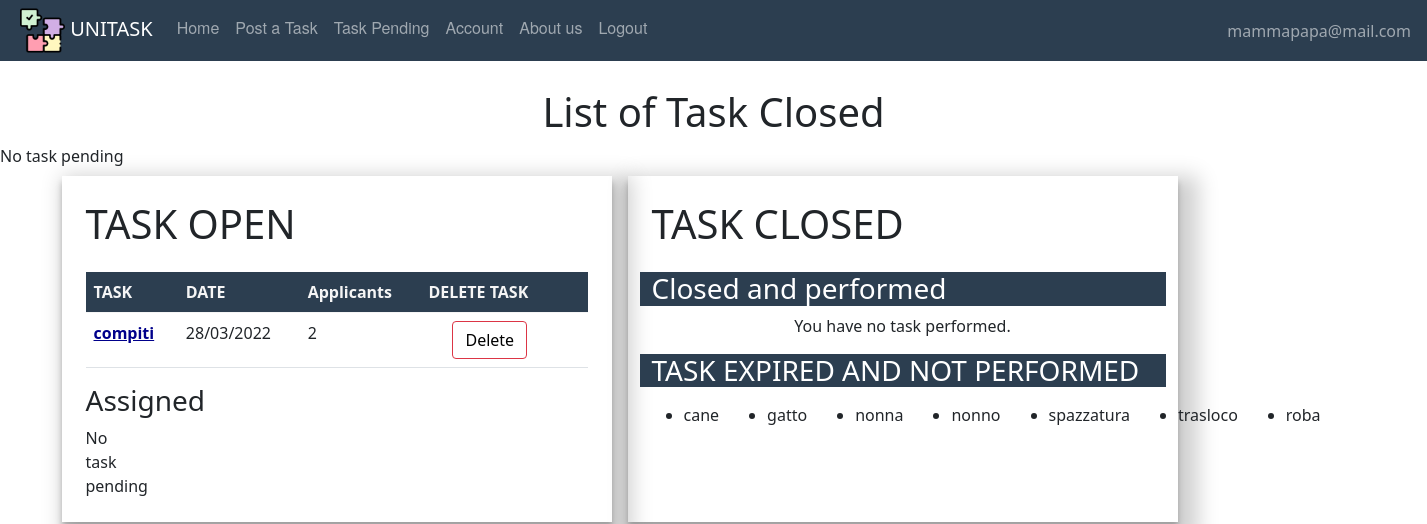
The app's page /taskpending (signed in), older data.
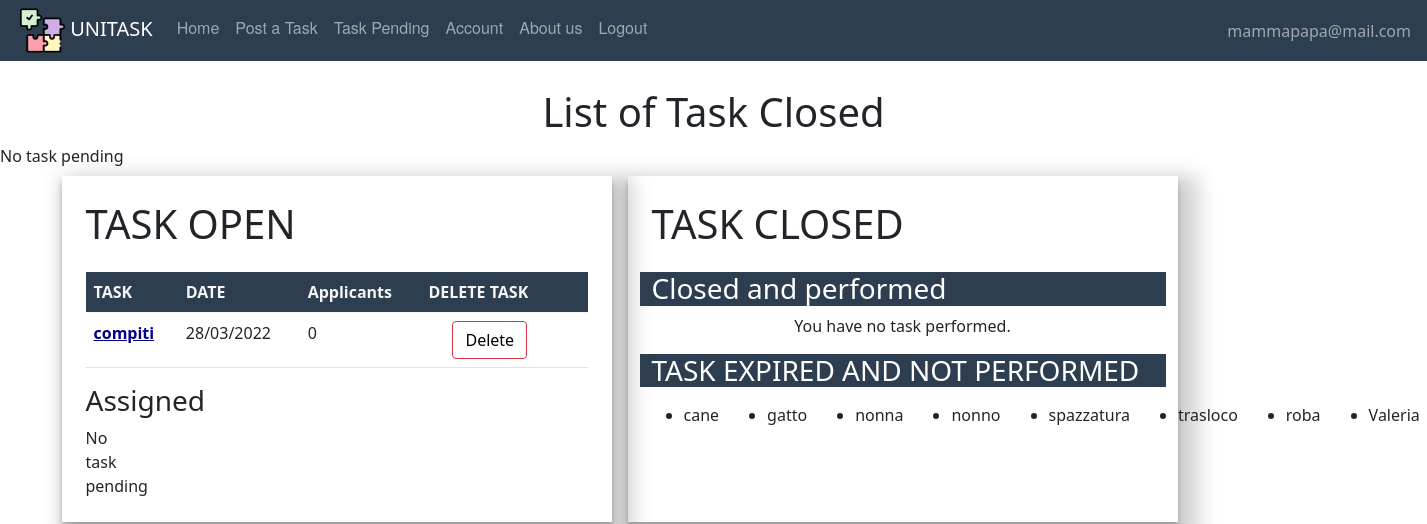
The same page, newer data.
### website/models.py (models this page shows, shortened)
class User(db.Model, UserMixin):
    id = db.Column(db.Integer, primary_key=True)
    email = db.Column(db.String(150), unique=True)
    password = db.Column(db.String(150))
    first_name = db.Column(db.String(150))
    surname = db.Column(db.String(150))
    description = db.Column(db.String(200))
    type = db.Column(db.String(20))
    reviewsposted = db.relationship('Review', foreign_keys='Review.id_reviewer',
                                    backref='author')
    reviewsreceived = db.relationship('Review', foreign_keys='Review.id_reviewed',
                                      backref='received')
    __mapper_args__ = {
        'polymorphic_on': type,
        'polymorphic_identity': 'user',
    }

class Offer(db.Model, UserMixin):
    id = db.Column(db.Integer, primary_key=True)
    title = db.Column(db.String(150))
    description = db.Column(db.String(150))
    address = db.Column(db.String(150))
    placeId = db.Column(db.String(150))
    amount = db.Column(db.Integer)
    lat = db.Column(db.Float)
    lng = db.Column(db.Float)
    date = db.Column(db.DateTime(timezone=True), default=func.now())
    dateexpire = db.Column(db.DateTime(timezone=True), default=func.now())
    isAss = db.Column(db.Boolean, default=False)
    date_task = db.Column(db.DateTime(timezone=True))
    id_adult = db.Column(db.Integer, db.ForeignKey('adult.id'))
    scelta = db.Column(db.Integer, db.ForeignKey('student.id'))
    isPerf = db.Column(db.Boolean, default=False)
    rece = db.relationship('Review', backref='recensione')
    isClosed = db.Column(db.Boolean, default=False)

### website/adult/routes.py (the view)
@adults.route('/taskpending')
def taskpending():
        pending = []
        for task in current_user.tasks:
            if task.isAss and task.isClosed == False:
                pending.append(task)
            if task.isAss == False and task.isPerf == True:
                pending.append(task)
        return render_template("adult/taskspending.html", user=current_user, pending=pending)

### website/models.py (called while the page is built)
    def gettaskclosed(self):
        t = []
        for off in self.tasks:
            if off.isClosed and off.isPerf:
                t.append(off)
        return t

    def gettaskexpired(self):
        t = []
        for off in self.tasks:
            if off.isClosed and not off.isPerf:
                t.append(off)
        return t

    def gettasksopen(self):
        t = []
        for off in self.tasks:
            if not off.isClosed:
                t.append(off)
        return t

### website/templates/adult/taskspending.html
{% extends "base.html" %} {% block title %}Task to be performed{% endblock %} {% block content%}
    <br />
    <h1 align="center">List of Task Closed</h1>
<ul class="list-group list-group-flush" id="offers">
    {%  if pending|length != 0 %}
      {% for offer in pending %}
                <li class="list-group-item">
                    titolo task : {{ offer.title }}
                    performata da: {{ offer.performer.first_name }}
              <br/>
                    {% if offer.isAss==True and offer.isPerf==False %}
                <button> <a href={{ url_for('users.writereview', task_id=offer.id) }} > The task has been performed! Review the performer</a></button>
                </li>
                    {% endif %}
      {% endfor %}
    {% else %}
        No task pending
    {% endif %}
</ul>
     <div class="container">
        <div class="row">
            <div class="col-5 p-4 m-2 col-page">
                <h1 align="left" class="mb-4">TASK OPEN</h1>
                <table class="table table-hover">
                    {%set  l = user.gettasksopen() %}
                    {% if l %}
                         <thead class="thead-dark" style="color:whitesmoke; background:#2c3e50">
                                <tr>
                                    <th scope="col">TASK</th>
                                    <th scope="col">DATE</th>
                                    <th scope="col">Applicants</th>
                                    <th scope="col">DELETE TASK</th>
                                </tr>
                                </thead>
                        {% for offer in l %}
                            {% if offer.isAss==False %}
                                <tbody>
                                <tr>
                                    <th scope="row"><a style="color:darkblue" href={{ url_for('users.task', task_id=offer.id) }} >{{ offer.title }}</a></th>
                                    <td>{{ offer.date_task.strftime("%d/%m/%Y") }}</td>
                                    <td>{{ offer.applicants|length }}</td>
                                    <td><button type="button"  class="btn btn-outline-danger mx-4"><a class="delete-button" href={{ url_for('adults.deletetask', task_id=offer.id) }} > Delete</a></button></td>
                                </tr>
                                </tbody>
                            {% endif %}
                        {% endfor %}
                    {% else %}
                        No task pending
                    {% endif %}
                </table>
            <div class="row">
            <div class="col-1">
            <h3 align="left">Assigned</h3>
                <ul class="list-group list-group-flush" id="offers">
    {%  if pending|length != 0 %}
      {% for offer in pending %}
                <li class="list-group-item">
                    titolo: {{ offer.title }}
                    performata da: {{ offer.performer.first_name }}
              <br/>
                    {% if offer.isAss==True and offer.isPerf==False %}
                <button> <a href={{ url_for('users.writereview', task_id=offer.id) }} > The task has been performed! Review the performer</a></button>
                </li>
                    {% endif %}
      {% endfor %}
    {% else %}
        No task pending
    {% endif %}
</ul>
            </div>
            </div>
            </div>
            <div class="col-5 p-4 m-2 col-page">
                <h1 align="left" class="mb-4">TASK CLOSED</h1>
                <div class="row">
                    <h3 align="left" style="color: white; background: #2c3e50">Closed and performed</h3>
                    {%set  l = user.gettaskclosed() %}
                    {% if l %}
                        <ul class="mx-4">
                            {% for offer in l %}
                                <li>
                                    <a style="color:darkblue" href= {{ url_for('users.task', task_id=offer.id) }}>{{ offer.title }}</a>
                                </li>
                            {% endfor %}
                        </ul>
                    {% else %}
                        <div align="center">
                            You have no task performed.
                        </div>
                    {% endif %}
                </div>
                <div class="row">
                    <h3 class="mt-3" align="left" style="color: white; background: #2c3e50">TASK EXPIRED AND NOT PERFORMED</h3>
                    {%set  l = user.gettaskexpired() %}
                    {% if l %}
                        <ul>
                        <div class="m-2" style="display: flex; justify-content: space-between">
                            {% for offer in l %}
                                    <li class="mx-4">{{ offer.title }} </li>
                            {% endfor %}
                        </div>
                        </ul>
                    {% else %}
                        <div align="center">
                           You have no task expired.
                        </div>
                    {% endif %}
                </div>
            </div>
        </div>
    </div>
    <br/><br/>
{% endblock %}

### website/templates/base.html (shortened to what this page needs)
<!DOCTYPE html>
<html lang="">
  <head>
      <link href="/static/css/style.css" rel="stylesheet">
      <link href="https://cdn.jsdelivr.net/npm/bootstrap@5.0.2/dist/css/bootstrap.min.css" rel="stylesheet">
  <link href="https://netdna.bootstrapcdn.com/font-awesome/3.2.1/css/font-awesome.css" rel="stylesheet">
  </head>
  <body>
  <nav class="navbar fixed-top navbar-expand-lg navbar-dark">
    <ul class="navbar-nav mr-auto">
    <li>
    <a style="padding-left:1em;" class="navbar-brand" href="#">
        <img src="/static/images/pic/puzzle.png" width="45" height="45"/>
        UNITASK
    </a></li>
            {% if user.is_authenticated %}
                {% if user.type=='adult' %}
                    <li class="nav-item"><a class="nav-link" id="home" href="/">Home</a></li>
                    <li class="nav-item"><a class="nav-link" id="posttask" href="{{ url_for('adults.posttask') }}">Post a Task</a></li>
                    <li class="nav-item"><a class="nav-link" id="offer" href="{{ url_for('adults.taskpending') }}">Task Pending</a></li>
                    <li class="nav-item"><a class="nav-link" id="account" href="{{ url_for('users.account') }}">Account</a></li>
                    <li class="nav-item"><a class="nav-link" id="aboutus" href="{{ url_for('users.about_us') }}">About us</a></li>
                    <li class="nav-item"><a class="nav-link" id="logout" href="{{ url_for('auth.logout') }}">Logout</a></li>
                    {% endif %}
                </ul>
                <ul class="navbar-nav ms-auto">
                <li class="nav-item">
                    <span style="padding-right:1em;" class="navbar-text d-flex justify-content-end">
                     {{ user.email}}
                       </span>
                </li>
                </ul>
            {% endif %}
</nav>
    {% block content %}
    {% endblock %}
  </body>
</html>

### website/static/css/style.css (style rules this page uses)
body { padding-top:4em; }
.navbar { list-style-type: none; margin: 0; padding: 0; overflow: hidden; background-color: #2c3e50; }
.nav-link { display: block; color: white; text-align: center; padding: 14px 16px; text-decoration: none; font-family: "Helvetica Neue", Helvetica, Arial, sans-serif; }
.delete-button { color:black; text-decoration: none; }
.col-page { box-shadow: rgba(0, 0, 0, 0.19) 10px 10px 20px 10px, rgba(0, 0, 0, 0.23) 0px 6px 6px; }

Row changes from the older to the newer data that the page shows:
changed Offer "compiti": applicants|length "2" → "0"
added Offer: title "Valeria", shown under "TASK EXPIRED AND NOT PERFORMED"
